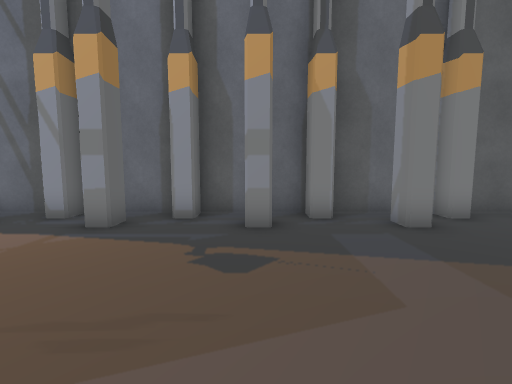
[1] (above)

17 first-person views from a walk through a scene from a Unity 3-D project. The camera is 1.3 m above the floor, tilts 6° down and sees 85° across. The floor is counted in squares, 1 m on a side. Each view is taken from the middle of a square. On the plan, view 1 faces up. The plan holds only what a view shows up to about 13 squares ahead; the rest is blank. The place goes on beyond the plan. The player character is not drawn. Some animated figures are not drawn.

[2]
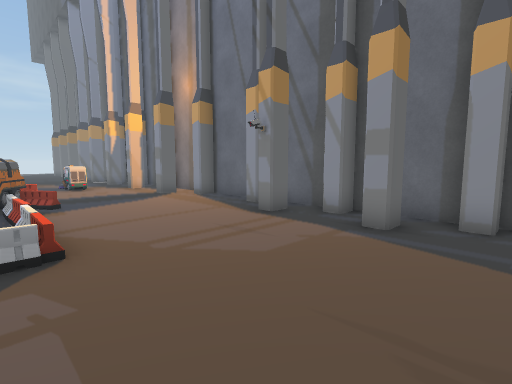

[3]
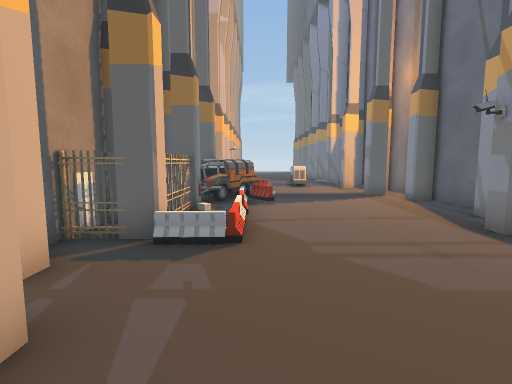

[4]
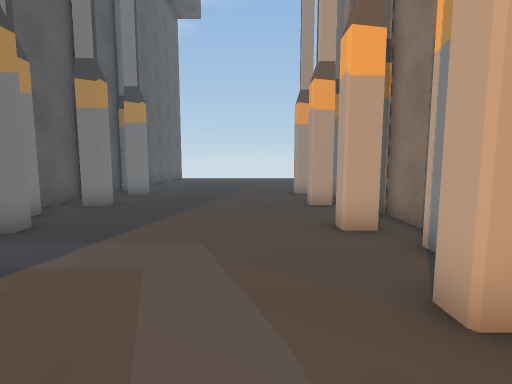

[5]
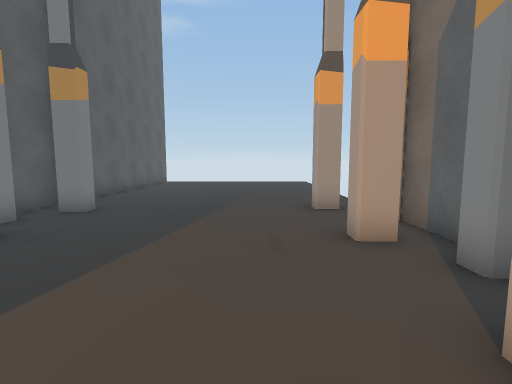

[6]
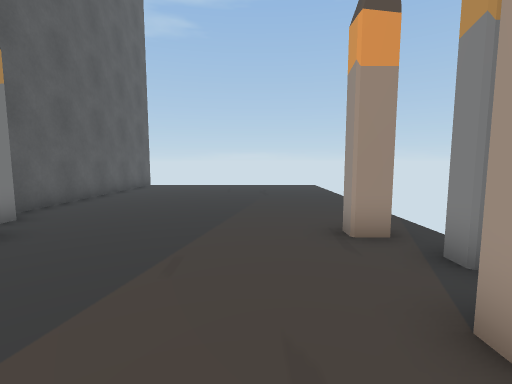

[7]
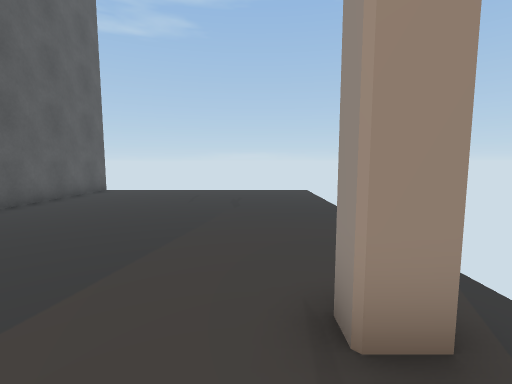

[8]
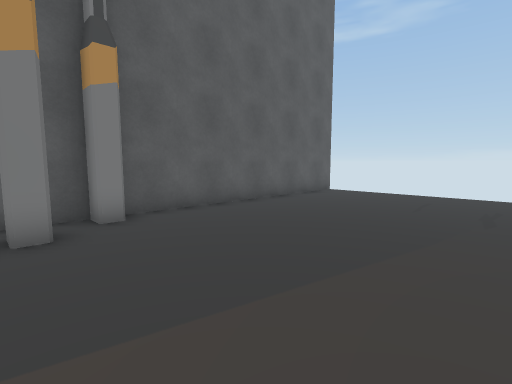

[9]
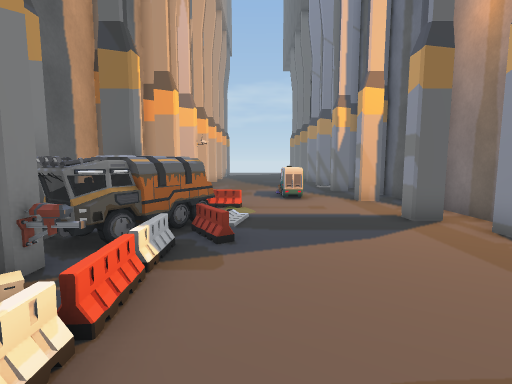

[10]
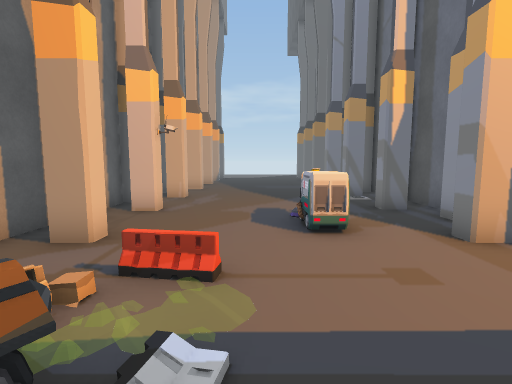

[11]
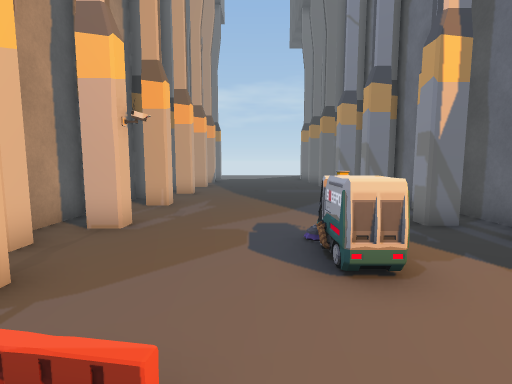

[12]
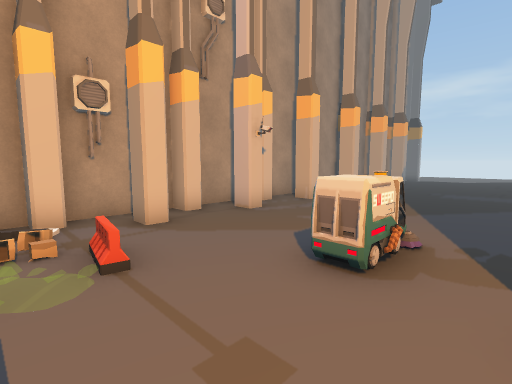

[13]
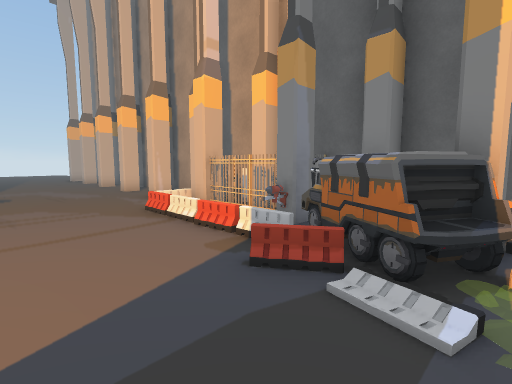

[14]
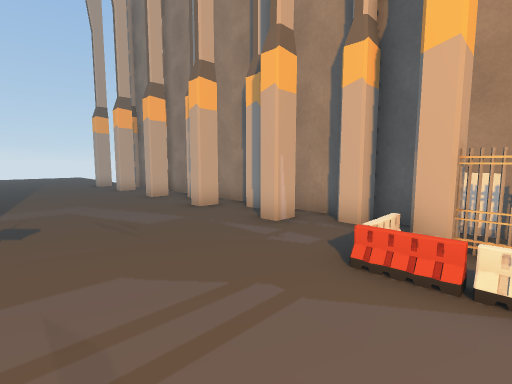

[15]
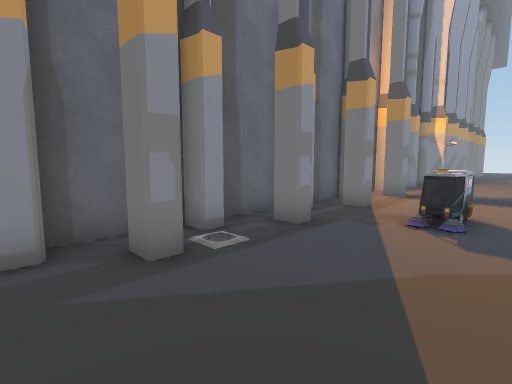

[16]
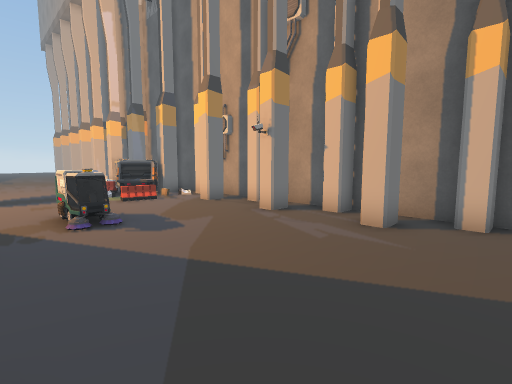

[17]
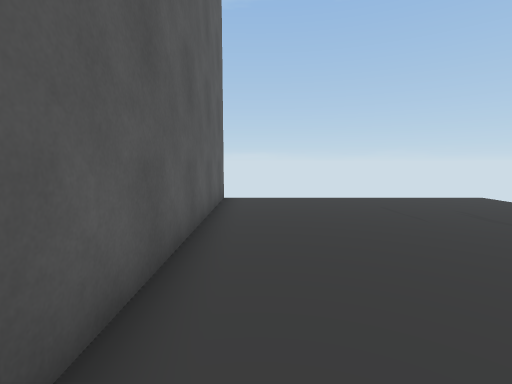

### Floor plan
Key: @ floor where view 1 was taken; # wall or solid block; . floor; / step, stairs or slope; O other object.
Columns run from 24 left of view 1 to 21 right of it. Each row starts with its distance up from view 1.
  7 ##############################################
  6 ..#..#..#..##.....#..#..#..#..##.##...........
  5 ..............................................
  4 .......OO.....................................
  3 ......OOO.....................................
  2 ..............................................
  1 ........../.OO................................
  0 ........../#OOOO........@.....................
 -1 ..#..#..#. ##O#####..#..#..##..#..#...........
 -2 ################ #################............

Where each view was taken, in squares from view 1:
view 1: 0 up, 0 right, facing up
view 2: 0 up, 1 left, facing up-left
view 3: 1 up, 1 left, facing left
view 4: 1 up, 2 left, facing right
view 5: 1 up, 2 right, facing right
view 6: 1 up, 5 right, facing right
view 7: 0 up, 8 right, facing right
view 8: 0 up, 9 right, facing up-right
view 9: 2 up, 6 left, facing left
view 10: 2 up, 11 left, facing left
view 11: 2 up, 13 left, facing left
view 12: 5 up, 13 left, facing down-left
view 13: 4 up, 13 left, facing down-right
view 14: 4 up, 7 left, facing down-right
view 15: 2 up, 24 left, facing up-right
view 16: 5 up, 24 left, facing down-right
view 17: 6 up, 11 right, facing right
